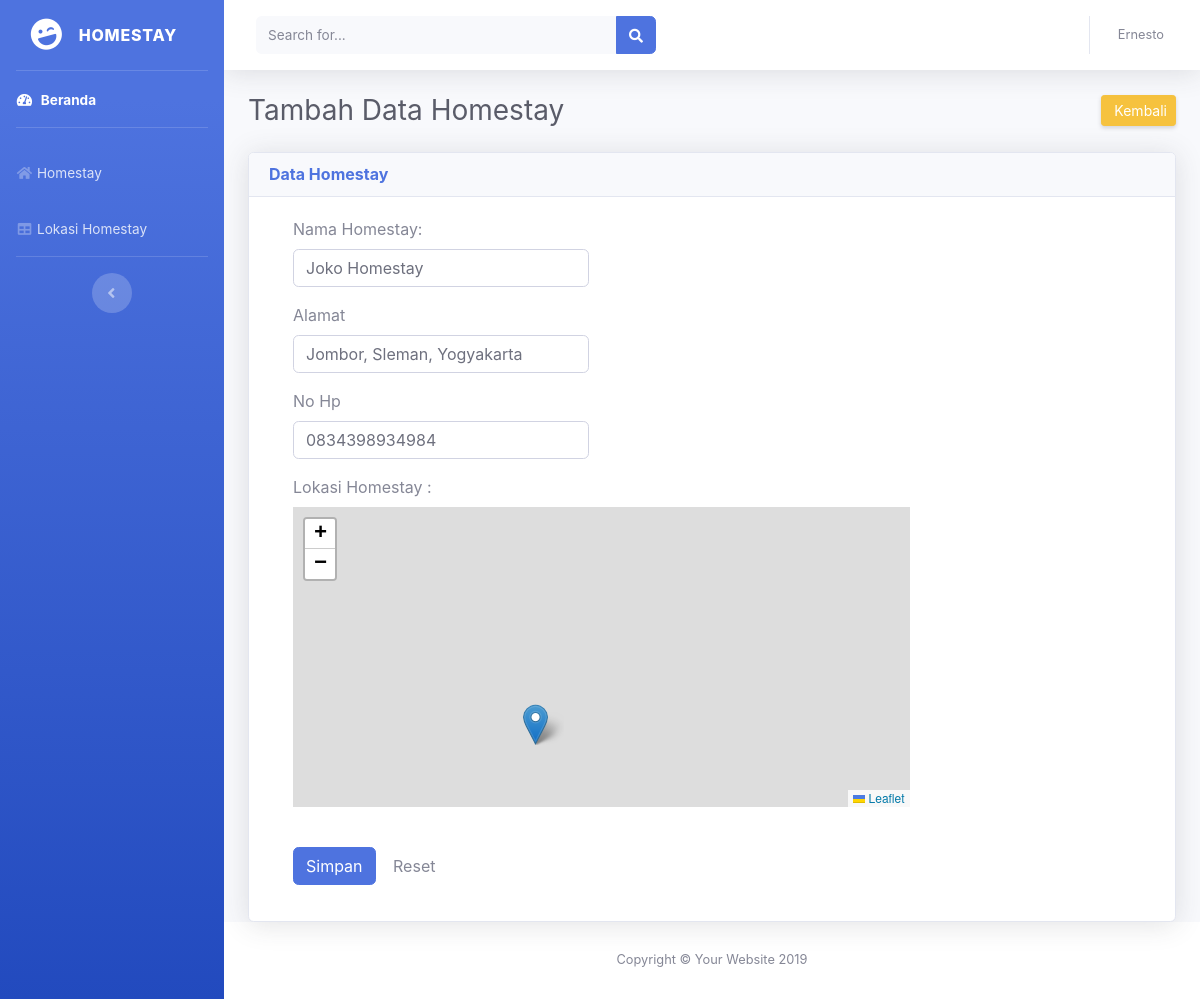
The page /admin/index.php?halaman=homestay&aksi=edit_homestay&id=2 on the database its author committed.
### tables this page shows
CREATE TABLE `tb_homestay` (
  `id_homestay` int(11) NOT NULL,
  `nama` varchar(100) NOT NULL,
  `alamat` text NOT NULL,
  `no_hp` varchar(13) NOT NULL,
  `lat` varchar(55) NOT NULL,
  `lng` varchar(55) NOT NULL
);

### admin/page/hal_ubah_homestay.php (the view, shortened to what this page needs)
<?php
include "../koneksi/koneksi.php";
$id = @$_GET['id'];
$sql = mysqli_query ($koneksi, "select * from tb_homestay where id_homestay='$id'");
$result = $sql->fetch_assoc();
    ?>
<div class="container-fluid">
          <div class="d-sm-flex align-items-center justify-content-between mb-4">
            <h1 class="h3 mb-0 text-gray-800">Tambah Data Homestay</h1>
            <a href="?halaman=homestay" class="d-none d-sm-inline-block btn btn-sm btn-warning shadow-sm"><i class="fas fa-back fa-sm text-white-50"></i> Kembali</a>
          </div>
          <div class="row">
            <div class="col-xl-12 col-lg-7">
              <div class="card shadow mb-12">
                <div class="card-header py-12">
                  <h6 class="m-0 font-weight-bold text-primary">Data Homestay</h6>
                </div>
                <div class="card-body">
                <div class="col-md-9">
    <form class="form-horizontal" id="form" action="" method="post" enctype="multipart/form-data">
          <div class="form-group has-feedback">
            <div class="col-md-12">
                <label>Nama Homestay:</label>
            </div>
            <div class="col-sm-6">
              <input type="text" class="form-control" name="nama" value="<?php echo $result['nama'];?>" required>
            </div>
          </div>
          <div class="form-group has-feedback">
            <div class="col-md-12">
                <label> Alamat </label>
            </div>
            <div class="col-sm-6">
              <input type="text" class="form-control" name="alamat" value="<?php echo $result['alamat'];?>"  required>
            </div>
          </div>
          <div class="form-group has-feedback">
            <div class="col-md-12">
                <label>No Hp</label>
            </div>
            <div class="col-sm-6">
              <input type="text" class="form-control" name="no_hp" value="<?php echo $result['no_hp'];?>" maxlength="13"  required>
            </div>
          </div>
          <div class="form-group has-feedback">
            <div class="col-md-12">
                <label> Lokasi Homestay :</label>
            </div>
            <div class="col-sm-12">
              <div id="mapid" style="height: 300px"></div>
              <br>
            </div>
          </div>
          <div class="form-group">
            <div class="col-sm-offset-4 col-sm-6">
              <input type="submit"  class="btn btn-primary"  name="kirim" value="Simpan">
              <input type="reset"   class="btn btn-default"  nama="reset" value="Reset">
            </div>
          </div>
    </form>
</div>
                </div>
              </div>
            </div>
          </div>
        </div>

### rows shown on the page
tb_homestay: nama "Joko Homestay", alamat "Jombor, Sleman, Yogyakarta", no_hp "0834398934984"
